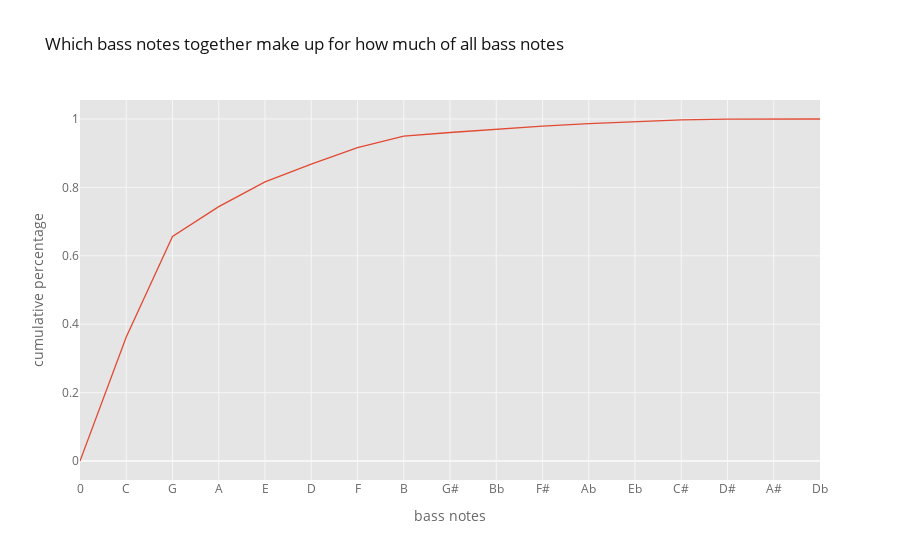

Notebook code cell kept with this figure:
### Markdown cell above
### Chord distributions

The vast majority of bass notes (95 %) are those of the diatonic scale (i.e. white keys of the piano in our C major case). Only 5 % of all bass notes have accidentals (black piano keys). 65 % of all bass notes are on C or G. Depending on which chord types are sounding above these bass notes, this is already a good indicator of an easy-to-grasp harmonic language.

### Code cell
jh.cumulative_fraction(chord_profiles.bass).iplot('scatter', y='y', xTitle='bass notes', yTitle='cumulative percentage', title='Which bass notes together make up for how much of all bass notes', )

### Figure 1 — Plotly figure (JSON) as saved in the notebook; plotly's stock layout.template omitted (floating-point values rounded to 4 significant figures)
{"data": [{"line": {"color": "rgba(226, 74, 51, 1.0)", "dash": "solid", "shape": "linear", "width": 1.3}, "mode": "lines", "name": "y", "text": "", "type": "scatter", "x": [0, "C", "G", "A", "E", "D", "F", "B", "G#", "Bb", "F#", "Ab", "Eb", "C#", "D#", "A#", "Db"], "y": [0, 0.3628, 0.6567, 0.7437, 0.8162, 0.8683, 0.9164, 0.9501, 0.9606, 0.9707, 0.9792, 0.9863, 0.9929, 0.9976, 0.9996, 0.9999, 1]}], "layout": {"autosize": true, "legend": {"bgcolor": "#FFFFFF", "font": {"color": "#666666"}}, "paper_bgcolor": "#FFFFFF", "plot_bgcolor": "#E5E5E5", "title": {"font": {"color": "#151516"}, "text": "Which bass notes together make up for how much of all bass notes"}, "xaxis": {"autorange": true, "gridcolor": "#F6F6F6", "range": [0, 16], "showgrid": true, "tickfont": {"color": "#666666"}, "title": {"font": {"color": "#666666"}, "text": "bass notes"}, "type": "category", "zerolinecolor": "#F6F6F6"}, "yaxis": {"autorange": true, "gridcolor": "#F6F6F6", "range": [-0.05556, 1.056], "showgrid": true, "tickfont": {"color": "#666666"}, "title": {"font": {"color": "#666666"}, "text": "cumulative percentage"}, "type": "linear", "zerolinecolor": "#F6F6F6"}}}
